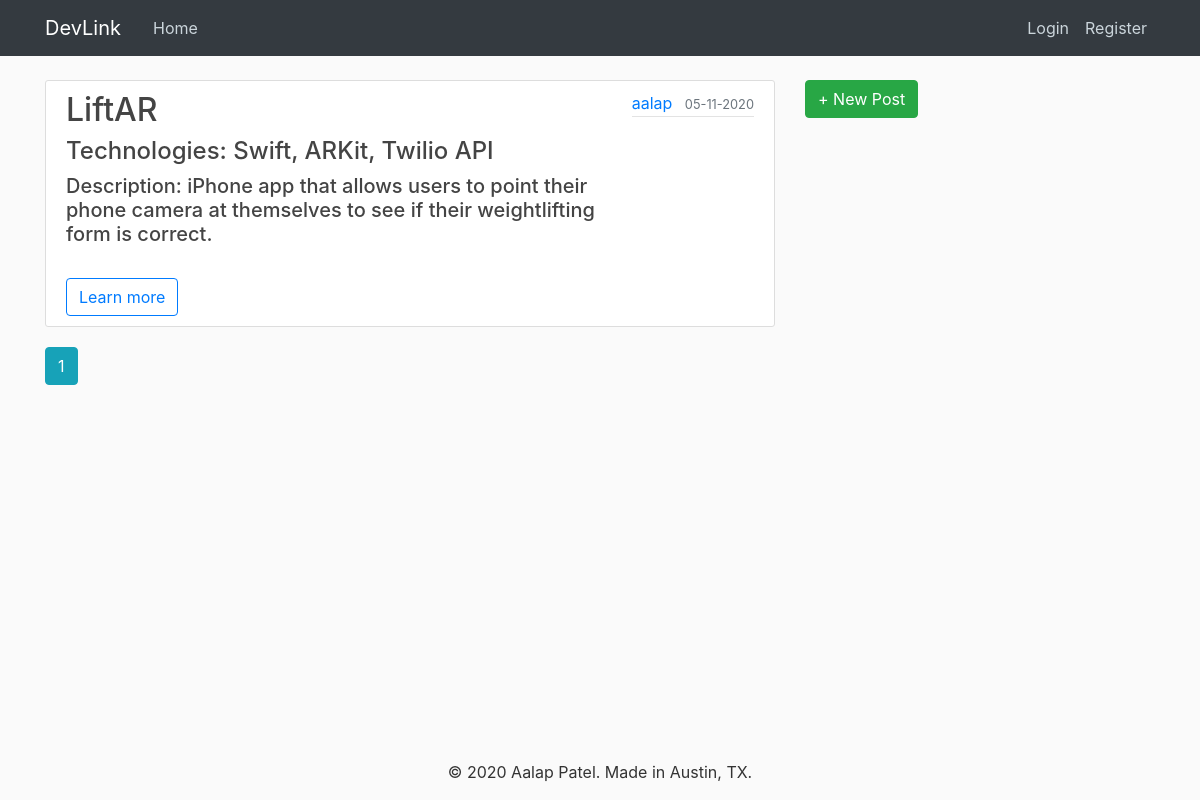
The page /home on the database its author committed.
### devlink/models.py (models this page shows, shortened)
class Post(db.Model):
    id = db.Column(db.Integer, primary_key=True)
    title = db.Column(db.String(100), nullable=False)
    date_posted = db.Column(db.DateTime, nullable=False,
                            default=datetime.utcnow)
    content = db.Column(db.Text, nullable=False)
    technologies = db.Column(db.Text, nullable=False)
    collaborators = db.Column(db.Text, nullable=False)
    user_id = db.Column(db.Integer, db.ForeignKey('user.id'), nullable=False)

class User(db.Model, UserMixin):
    id = db.Column(db.Integer, primary_key=True)
    username = db.Column(db.String(20), unique=True, nullable=False)
    email = db.Column(db.String(120), unique=True, nullable=False)
    image_file = db.Column(db.String(20), nullable=False,
                           default='default.jpg')
    password = db.Column(db.String(60), nullable=False)
    posts = db.relationship('Post', backref='author', lazy=True)

### devlink/routes.py (the view)
@app.route("/")
@app.route("/home")
def home():
    page = request.args.get('page', 1, type=int)
    posts = Post.query.order_by(
        Post.date_posted.desc()).paginate(page=page, per_page=5)
    return render_template('home.html', posts=posts)

### devlink/templates/home.html
{% extends "layout.html" %}
{% block content %}
    {% for post in posts.items %}
        <article class="media content-section">
          <div class="media-body">
            <h2><a class="article-title" href="{{ url_for('post', post_id=post.id) }}">{{ post.title }}</a></h2>
            <h4 class="article-content">Technologies: {{ post.technologies }}</h4>
            <h5 class="article-content">Description: {{ post.content }}</h5>
            <br>
            <a class="btn btn-outline-primary" href="{{ url_for('post', post_id=post.id) }}" role="button">Learn more</a>
            <br>
            </div>
           <div class="article-metadata">
              <a class="mr-2" href="{{ url_for('user_posts', username=post.author.username, page=page_num) }}"">{{ post.author.username }}</a>
              <small class="text-muted">{{ post.date_posted.strftime('%m-%d-%Y') }}</small>
            </div>
        </article>
    {% endfor %}
   {% for page_num in posts.iter_pages(left_edge=1, right_edge=1, left_current=1, right_current=2) %}
      {% if page_num %}
        {% if posts.page == page_num %}
          <a class="btn btn-info mb-4" href="{{ url_for('home', page=page_num) }}">{{ page_num }}</a>
        {% else %}
          <a class="btn btn-outline-info mb-4" href="{{ url_for('home', page=page_num) }}">{{ page_num }}</a>
        {% endif %}
      {% else %}
        ...
      {% endif %}
    {% endfor %}
{% endblock content %}

### devlink/static/main.css (style rules this page uses)
body { background: #fafafa; color: #333333; margin-top: 5rem; }
h1, h2, h3, h4, h5, h6 { color: #444444; }
.content-section { background: #ffffff; padding: 10px 20px; border: 1px solid #dddddd; border-radius: 3px; margin-bottom: 20px; }
.article-title { color: #444444; }
.article-content { white-space: pre-line; }
.article-metadata { padding-bottom: 1px; margin-bottom: 4px; border-bottom: 1px solid #e3e3e3 }

### rows shown on the page
Post: title "LiftAR", technologies "Swift, ARKit, Twilio API", content "iPhone app that allows users to point their phone camera at themselves to see if their weightlifting form is correct.", author.username "aalap", date_posted "05-11-2020"

### other values the page prints
{{ page_num }} "1"
